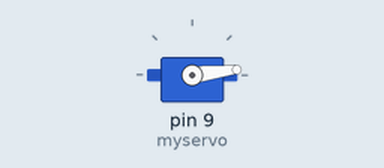
A sketch run on a simulated Arduino Uno, built with avr-gcc and run on an emulated ATmega328P. On the bench: servo.

Above: at 0.05 s.
At 0.85 s:
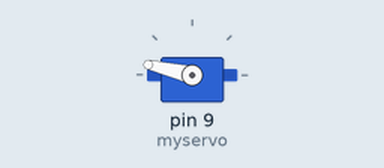
At 1.2 s:
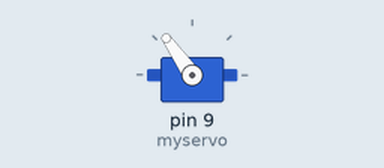
At 1.7 s:
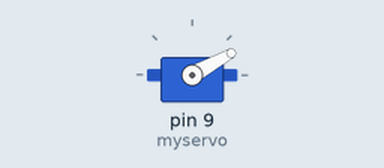
Timing chart, 0 to 4.2 s (numbered marks = the images above):
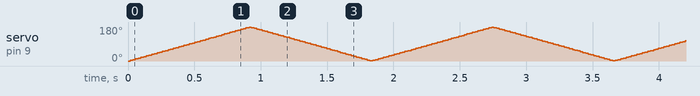

The sketch:

Motor_Servo.ino
```cpp
#include <Servo.h> // menyertakan library servo ke dalam program
Servo myservo;     // variable untuk menyimpan posisi data
int pos = 00;

void setup(){
 myservo.attach(9); //sinyal data kabel motor servo dikonekan di pin 3 Arduino
}

void loop(){
 for(pos = 00; pos < 180; pos += 1)  //fungsi perulangan yang akan dijadikan PWM dengan kenaikan 1
 {
  myservo.write(pos); //prosedur penulisan data PWM ke motor servo
  delay(5); //waktu tunda 15 ms
 }
 for(pos = 180; pos>=1; pos-=1)  //fungsi perulangan yang akan dijadikan PWM dengan penurunan 1
 {
  myservo.write(pos);
  delay(5);
 }
}
```
